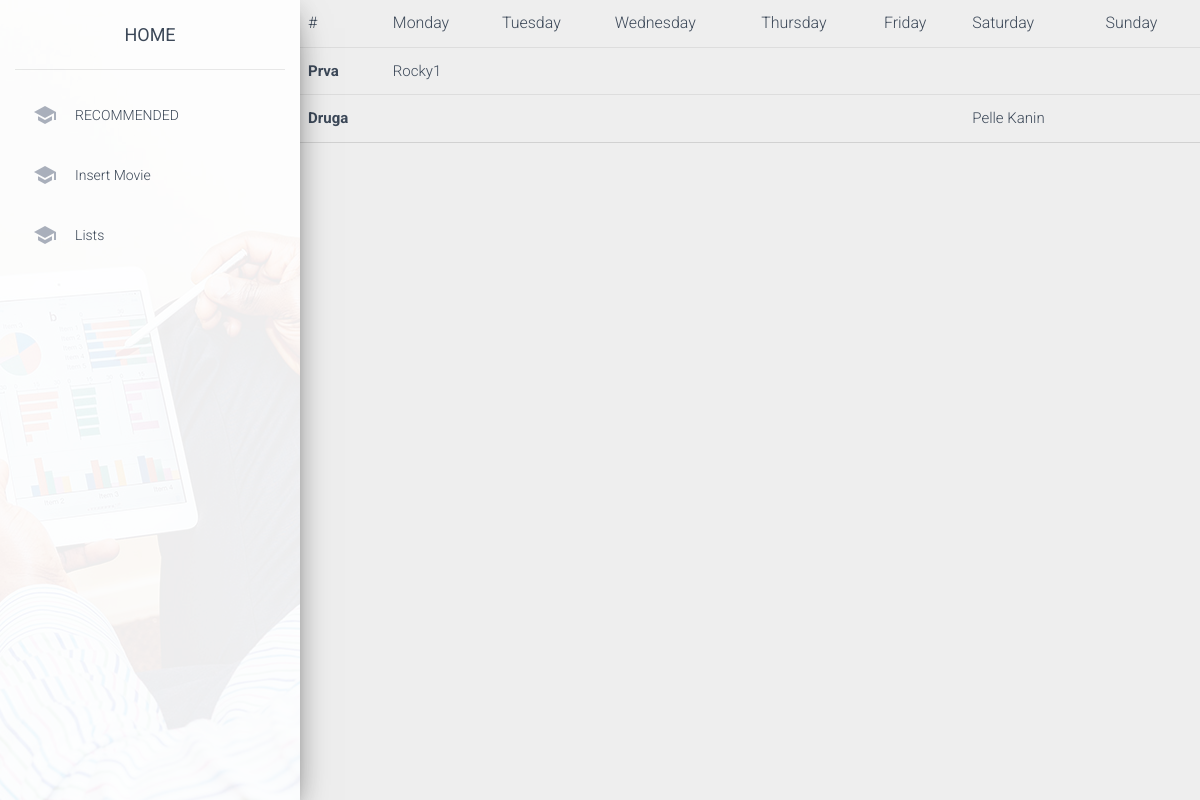
Screenshot of /index.php?page=dodList with the database file from the repository.
### tables this page shows
CREATE TABLE `week` (
  `id_day` int(5) NOT NULL,
  `dayName` varchar(15) NOT NULL
);

CREATE TABLE `listdays` (
  `id` int(5) NOT NULL,
  `id_day` int(5) NOT NULL,
  `id_list` int(5) NOT NULL,
  `Movie` varchar(20) NOT NULL
);

CREATE TABLE `dailylist` (
  `id_list` int(5) NOT NULL,
  `listName` varchar(25) NOT NULL
);

### config/connection.php (called while the page is built, shortened)
<?php
try {
    $conn = new PDO("mysql:host=".SERVER.";dbname=".DATABASE.";charset=utf8", USERNAME, PASSWORD);
    $conn->setAttribute(PDO::ATTR_DEFAULT_FETCH_MODE, PDO::FETCH_OBJ);
    $conn->setAttribute(PDO::ATTR_ERRMODE, PDO::ERRMODE_EXCEPTION);
}
catch(PDOException $ex){
    echo $ex->getMessage();
}
function executeQuery($query){
    global $conn;
    return $conn->query($query)->fetchAll();
}

### views/pages/dodList.php (the view)
<div class="content" style="margin-left:25%" >
<table class="table">
  <thead>
    <tr>
      <th scope="col">#</th>
      <?php
            $query = "SELECT * FROM week";
            $data = executeQuery($query);
            foreach($data as $day):
            ?>
      <th scope="col"><?=$day->dayName?></th>
            <?php endforeach;?>
    </tr>
  </thead>
  <tbody>
  <?php
            $query = "SELECT * FROM listdays l INNER JOIN dailylist d on d.id_list=l.id_list GROUP BY l.id_list";
            $data = executeQuery($query);
            foreach($data as $list):
            ?>
    <tr>
      <th scope="row"><?=$list->listName?></th>
      <td><?php if($list->id_day == 1) echo $list->Movie?></td>
      <td><?php if($list->id_day == 2) echo $list->Movie?></td>
      <td><?php if($list->id_day == 3) echo $list->Movie?></td>
      <td><?php if($list->id_day == 4) echo $list->Movie?></td>
      <td><?php if($list->id_day == 5) echo $list->Movie?></td>
      <td><?php if($list->id_day == 6) echo $list->Movie?></td>
      <td><?php if($list->id_day == 7) echo $list->Movie?></td>
    </tr>
    <?php endforeach;?>
  </tbody>
</table>
</div>

### views/fixed/head.php (shortened to what this page needs)
<!DOCTYPE html>
<html lang="en">
<head>
  <link rel="stylesheet" href="https://maxcdn.bootstrapcdn.com/font-awesome/latest/css/font-awesome.min.css">
  <link href="assets/css/material-dashboard.css?v=2.1.1" rel="stylesheet" />
  <link rel="stylesheet" href="https://cdnjs.cloudflare.com/ajax/libs/materialize/1.0.0/css/materialize.min.css">
</head>

### views/fixed/sidebar.php
<div class="sidebar" data-color="purple" data-background-color="white" data-image="assets/img/sidebar-3.jpg" style="width:25%">
     <div class="logo">
       <a href="index.php?page=zadatak" class="simple-text logo-normal">
         HOME
       </a>
     </div>
     <div class="sidebar-wrapper">
       <ul class="nav">
         <li class="nav-item">
           <a class="nav-link" href="index.php?page=recommended">
             <i class="material-icons">school</i>
             <p>RECOMMENDED</p>
           </a>
         </li>
         <li class="nav-item">
           <a class="nav-link" href="index.php?page=lists">
             <i class="material-icons">school</i>
             <p>Insert Movie</p>
           </a>
         </li>
         <li class="nav-item">
           <a class="nav-link" href="index.php?page=dodList">
             <i class="material-icons">school</i>
             <p>Lists</p>
           </a>
         </li>
       </ul>
     </div>
   </div>

### index.php (shortened to what this page needs)
<?php
  require_once "config/connection.php";
  include "views/fixed/head.php";
  include "views/fixed/sidebar.php";
  if(isset($_GET['page'])){
    switch($_GET['page'])
    {
        case 'dodList':
        include "views/pages/dodList.php";
        break;
    }
  } else {
    include "views/pages/zadatak.php";
  }
  include "views/fixed/footer.php";
?>

### views/fixed/footer.php (shortened to what this page needs)
</body>
</html>

### rows the page displays
week: dayName "Monday"
week: dayName "Tuesday"
week: dayName "Wednesday"
week: dayName "Thursday"
week: dayName "Friday"
week: dayName "Saturday"
week: dayName "Sunday"
listdays: id_list.listName "Prva", Movie "Rocky1"
listdays: id_list.listName "Druga", Movie "Pelle Kanin"
